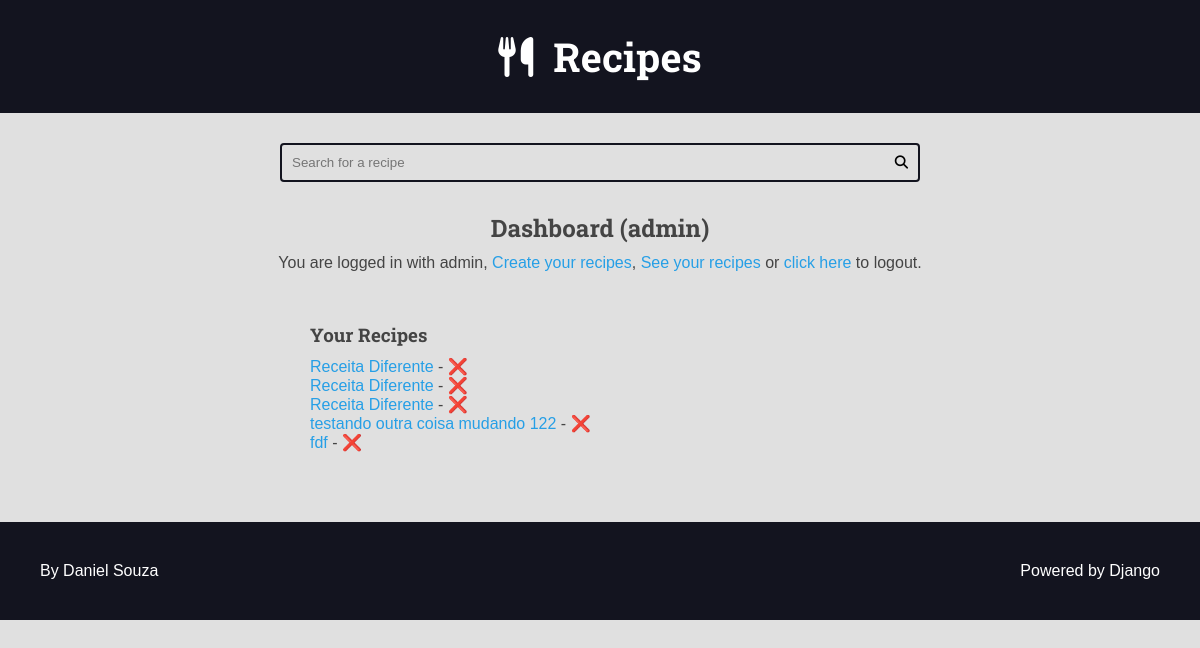
Page /authors/dashboard/ (signed in) on the earlier database version.
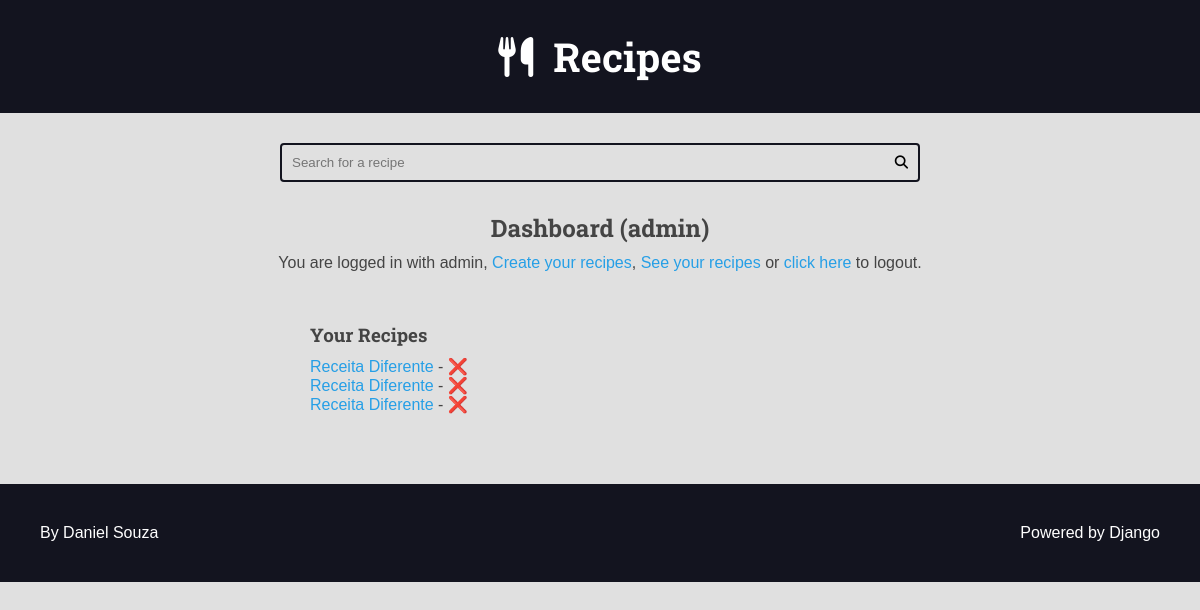
Same page on the later database version.
### recipes/models.py (models this page shows, shortened)
class Recipe(models.Model):
    title = models.CharField(max_length=65)
    description = models.CharField(max_length=165)
    slug = models.SlugField(unique=True)
    preparation_time = models.IntegerField()
    preparation_time_unit = models.CharField(max_length=65)
    servings = models.IntegerField()
    servings_unit = models.CharField(max_length=65)
    preparation_steps = models.TextField()
    preparation_steps_is_html = models.BooleanField(default=False)
    created_at = models.DateTimeField(auto_now_add=True)
    updated_at = models.DateTimeField(auto_now=True)
    is_published = models.BooleanField(default=False)
    cover = models.ImageField(
        upload_to='recipes/covers/%Y/%M/%d/', blank=True, default='')
    category = models.ForeignKey(
        Category, on_delete=models.SET_NULL, null=True, blank=True,
        default=None)
    author = models.ForeignKey(
        User, on_delete=models.SET_NULL, null=True)

### authors/views/all.py (the view)
# urls.py: path('dashboard/', views.dashboard, name='dashboard'),
@login_required(login_url='authors:login', redirect_field_name='next')
def dashboard(request):
    recipes = Recipe.objects.filter(
        is_published=False,
        author=request.user
    )
    return render(request, 'authors/pages/dashboard.html', {
        'recipes': recipes
    })

### authors/templates/authors/pages/dashboard.html (shortened to what this page needs)
{% extends 'global/base.html' %}
{% block content %}
    <div class="main-content center container">
        <h2>Dashboard ({{ user }})</h2>
        {% include 'authors/partials/login_message.html' %}
        <div class="authors-dashboard-container">
            <h3>Your Recipes</h3>
            <ul>
                {% for recipe in recipes %}
                <li>
                    <a href="{% url 'authors:dashboard_recipe_edit' recipe.id %}">{{ recipe.title }}</a> -
                    <form class="inline-form form-delete" action="{% url 'authors:dashboard_recipe_delete' %}" method="POST">
                        <button class="plaintext-button" type="submit"> ❌ </button>
                    </form>
                </li>
                {% empty %}
                    <li>
                        <p>Your do not have recipes, please create one.</p>
                    </li>
                {% endfor %}
            </ul>
        </div>
    </div>
{% endblock content %}

### base_templates/global/base.html (shortened to what this page needs)
{% load static %}
<!DOCTYPE html>
<html lang="en">
<head>
    {% include 'global/partials/head.html' %}
</head>
<body>
    {% include 'global/partials/header.html' %}
    {% include 'global/partials/search.html' %}
    <main class="main-content-container">
            {% block content %}{% endblock content%}
    </main>
    {% include 'global/partials/footer.html' %}
</body>
</html>

### base_templates/global/partials/head.html (shortened to what this page needs)
{% load static %}
<link rel="stylesheet" href="https://cdnjs.cloudflare.com/ajax/libs/font-awesome/6.2.0/css/fontawesome.min.css"
 />
<link rel="stylesheet" href="https://cdnjs.cloudflare.com/ajax/libs/font-awesome/6.2.0/css/brands.min.css"
 />
<link rel="stylesheet" href="https://cdnjs.cloudflare.com/ajax/libs/font-awesome/6.2.0/css/solid.min.css"
 />
<link rel="stylesheet" href="{% static 'global/css/styles.css' %}">
<link rel="stylesheet" href="{% static 'global/css/global-style.css' %}">

### base_templates/global/partials/header.html
<header class="main-header-container">
    <div class="main-header container">
        <h1>
            <a class="main-logo" href="{% url 'recipes-home' %}">
                <i class="fas fa-utensils main-logo-icon"></i>
                <span class="main-logo-text">
                    Recipes
                </span>
            </a>
        </h1>
    </div>
</header>

### base_templates/global/partials/search.html
<div class="search-container">
    <div class="container">
        <form action="{% url 'recipes-search' %}" method="GET" class="search-form">
            <input type="search" class="search-input" name="q" value="{{ search_term }}" required placeholder="Search for a recipe">
            <button type="submit" class="search-button"><i class="fas fa-search"></i></button>
        </form>
    </div>
</div>

### authors/templates/authors/partials/login_message.html (shortened to what this page needs)
{% if request.user.is_authenticated %}
<div class="login-message">
    You are logged in with {{ request.user.username }},
    <a href="{% url 'authors:dashboard_recipe_new' %}">Create your recipes</a>,
    <a href="{% url 'authors:dashboard' %}">See your recipes</a> or
    <form  class="inline-form" action="{% url 'authors:logout' %}" method="post">
        <button class="plaintext-button" type='submit'> click here </button> </form> to logout.
</div>
{% endif %}

### base_templates/global/partials/footer.html
<footer class="main-footer">
    <div class="developer">
      <a href="https://www.github.com/dnsouzadev" target="_blank" rel="noreferrer noopener">By Daniel Souza</a>
    </div>
    <div class="powered">
      <a href="https://www.djangoproject.com/" target="_blank" rel="noreferrer noopener">Powered by Django</a>
    </div>
  </footer>

### base_static/global/css/styles.css (style rules this page uses)
:root { --color-primary: #269fe6; --color-primary-hover: #2086c2; --color-primary-dark: #13141f; --color-primary-dark-hover: #212336; --color-primary-light: #d4ecfa; --color-primary-light-hover: #bdd8e7; --color-white: #fff; --color-black: #000; --color-dark-text: #444; --color-info-light: #cce5ff; --color-debug-light: #cce5ff; --color-success-light: #d4edda; --color-alert-light: #fff3cd; --color-warning-light: #fff3cd; --color-error-light: #f8d7da; --color-info-dark: #4d86c4; --color-debug-dark: #4d86c4; --color-success-dark: #4a9c5d; --color-alert-dark: #927f40; --color-warning-dark: #927f40; --color-error-dark: #da525d; --color-gray-0: #f9f9f9; --color-gray-1: #e0e0e0; --color-gray-2: #c7c7c7; --color-gray-3: #aeaeae; --color-gray-4: #959595; --color-gray-5: #7d7d7d; --color-gray-6: #646464; --color-gray-7: #4b4b4b; --color-gray-8: #323232; --color-gray-9: #191919; --font-primary: sans-serif; --font-headings: 'Roboto Slab', serif; --spacing-gutter-medium: 3rem; --spacing-gutter-large: 4rem; }
* { padding: 0; margin: 0; box-sizing: border-box; }
html { font-size: 62.5%; }
body { font-size: 1.6rem; font-family: var(--font-primary); background: var(--color-gray-1); color: var(--color-dark-text); }
h1, h2, h3, h4, h5, h6 { font-family: var(--font-headings); }
a { color: var(--color-primary); text-decoration: none; }
.container { max-width: 144rem; margin: 0 auto; padding: var(--spacing-gutter-medium); }
.main-header-container { background: var(--color-primary-dark); }
.main-logo { font-size: 4rem; color: var(--color-white); text-decoration: none; display: flex; flex-flow: row nowrap; align-items: center; justify-content: center; width: fit-content; margin: 0 auto; }
.main-logo-icon { margin-right: 2rem; }
.search-form { border: 0.2rem solid var(--color-primary-dark); max-width: 64rem; margin: 0 auto; border-radius: 0.4rem; position: relative; transition: all 300ms ease-in-out; }
.search-input, .search-button { border: none; background: none; outline: none; padding: 1rem; transition: all 300ms ease-in-out; }
.search-input { width: 100%; padding-right: 3rem; }
.search-button { position: absolute; top: 0; right: 0; }
.main-content { padding-top: 0; }
.main-footer { display: flex; align-items: center; justify-content: space-between; background: var(--color-primary-dark); color: var(--color-white); padding: var(--spacing-gutter-large); }
.main-footer a { color: var(--color-white); text-decoration: none; transition: all 300ms ease-in-out; }
.inline-form { display: inline; }
.plaintext-button { display: inline; border: none; background: none; cursor: pointer; color: var(--color-primary); font-size: 1.6rem; }
.login-message { margin: 1rem 0; }
.authors-dashboard-container { max-width: 64rem; text-align: left; padding: var(--spacing-gutter-medium); margin: 0 auto; }
.authors-dashboard-container h3, .authors-dashboard-container p, .authors-dashboard-container ul { list-style-type: none; margin: 1rem 0; }
.center { text-align: center; }

Differences in the rows shown:
removed Recipe: title "testando outra coisa mudando 122"
removed Recipe: title "fdf"
